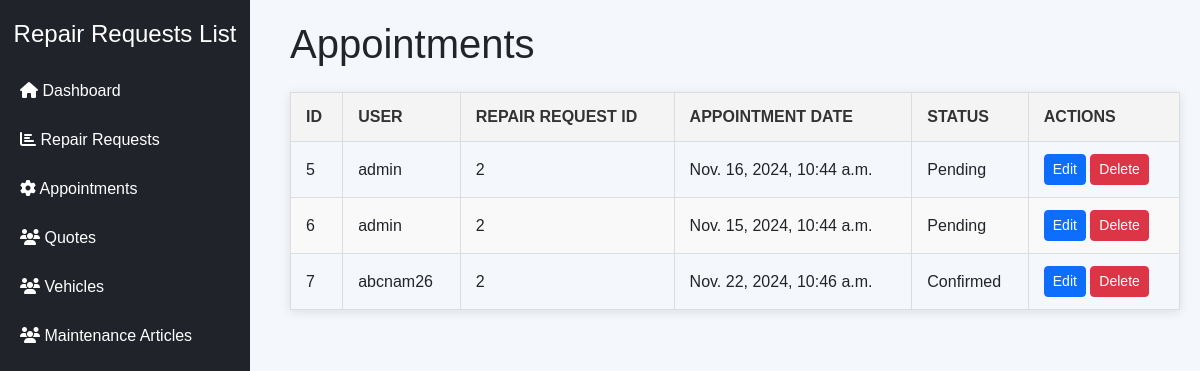
Page /admin-appointments/ on the earlier database version.
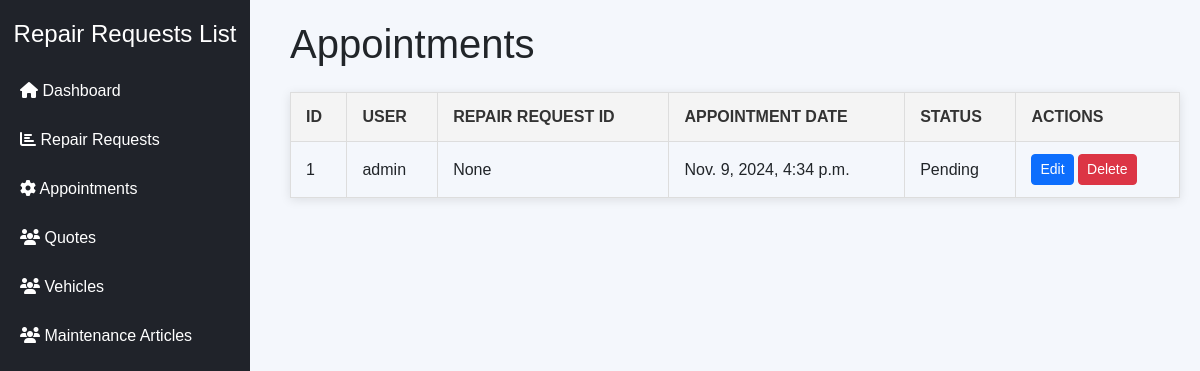
Same page on the later database version.
### main/models.py (models this page shows)
class Appointment(models.Model):
    STATUS_CHOICES = [('Confirmed', 'Confirmed'), ('Pending', 'Pending'), ('Canceled', 'Canceled')]
    user = models.ForeignKey(User, on_delete=models.CASCADE)
    repair_request = models.ForeignKey(RepairRequest, on_delete=models.SET_NULL, null=True)  # Thay đổi ở đây
    appointment_date = models.DateTimeField()
    status = models.CharField(max_length=20, choices=STATUS_CHOICES, default='Pending')
    cost = models.DecimalField(max_digits=10, decimal_places=2, null=True, blank=True)  # Add this field

class User(AbstractUser):
    ROLE_CHOICES = [('User', 'User'), ('Admin', 'Admin')]
    role = models.CharField(max_length=10, choices=ROLE_CHOICES, default='User')
    groups = models.ManyToManyField(
        Group,
        related_name="custom_user_set",
        blank=True,
        help_text="The groups this user belongs to.",
        verbose_name="groups",
    )
    user_permissions = models.ManyToManyField(
        Permission,
        related_name="custom_user_permissions_set",
        blank=True,
        help_text="Specific permissions for this user.",
        verbose_name="user permissions",
    )

### main/views.py (the view)
# urls.py: path('appointments/', views.appointments_view, name='appointments'),
def appointments(request):
    appointments = Appointment.objects.select_related('repair_request', 'user').all()  # Query tất cả các cuộc hẹn
    return render(request, 'dashboard/appointments.html', {'appointments': appointments})

### main/templates/dashboard/appointments.html (shortened to what this page needs)
<!DOCTYPE html>
<html lang="en">
<head>
    <link rel="stylesheet" href="https://cdn.jsdelivr.net/npm/bootstrap@5.3.0-alpha1/dist/css/bootstrap.min.css">
    <link rel="stylesheet" href="https://cdnjs.cloudflare.com/ajax/libs/font-awesome/6.3.0/css/all.min.css">
</head>
<body>
    {% include 'components/sidebar.html' %}
    <div class="content">
        <h1 class="mb-4">Appointments</h1>
        <table>
            <thead>
                <tr>
                    <th>ID</th>
                    <th>User</th>
                    <th>Repair Request ID</th>
                    <th>Appointment Date</th>
                    <th>Status</th>
                    <th>Actions</th>
                </tr>
            </thead>
            <tbody>
                {% for appointment in appointments %}
                <tr>
                    <td>{{ appointment.id }}</td>
                    <td>{{ appointment.user.username }}</td>
                    <td>{{ appointment.repair_request_id }}</td>
                    <td>{{ appointment.appointment_date }}</td>
                    <td>{{ appointment.status }}</td>
                    <td>
                        <a href="#" class="btn btn-primary btn-sm" data-bs-toggle="modal" data-bs-target="#editModal"
                            onclick="openEditModal('{{ appointment.id }}', '{{ appointment.appointment_date }}', '{{ appointment.status }}')">Edit</a>
                        <a href="#" class="btn btn-danger btn-sm" data-bs-toggle="modal" data-bs-target="#deleteModal"
                            onclick="openDeleteModal('{{ appointment.id }}')">Delete</a>
                    </td>
                </tr>
                {% endfor %}
            </tbody>
        </table>
    </div>
</body>
</html>

Differences in the rows shown:
removed Appointment: id "5", user.username "admin", repair_request_id "2", appointment_date "Nov. 16, 2024, 10:44 a.m.", status "Pending"
removed Appointment: id "6", user.username "admin", repair_request_id "2", appointment_date "Nov. 15, 2024, 10:44 a.m.", status "Pending"
removed Appointment: id "7", user.username "abcnam26", repair_request_id "2", appointment_date "Nov. 22, 2024, 10:46 a.m.", status "Confirmed"
added Appointment: id "1", user.username "admin", repair_request_id "None", appointment_date "Nov. 9, 2024, 4:34 p.m.", status "Pending"
